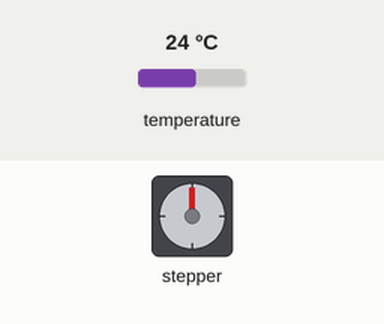
Bench run of a sketch on a simulated Arduino Uno, built with avr-gcc and run on an emulated ATmega328P. Shown: stepper motor. Inputs (shaded band) come from the test bench; at power-on: temperature 24 °C. Stepper angles assume 1200 steps per turn; what the sketch prints to the serial monitor is not drawn.

Above: at 7.9 s.
8.0 s: temperature set to 26.7 °C
11.0 s: temperature set to 27.6 °C
At 13.05 s:
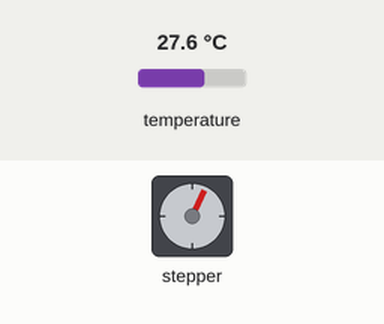
At 13.67 s:
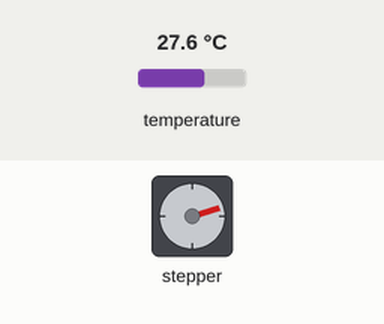
Timing chart, 0 to 18.7 s (numbered marks = the images above; inputs shaded):
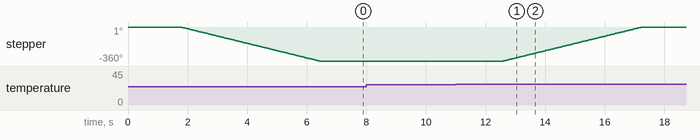

Measured:
- the behaviour switches between 27 and 27.1 °C on temperature (found by bisection; images 0 and 1)
- after the input at 8.0 s, every drawn part: stays the same
- after the input at 11.0 s, stepper: turns 360° clockwise in 4.6 s, starting after 1.6 s
- by itself, stepper: turns 360° counter-clockwise in 4.6 s

The sketch:

Dianascode.ino
```cpp
#include <Stepper.h>
#include <OneWire.h>
#include <DallasTemperature.h>
#define ONE_WIRE_BUS 2


const int stepsPerRevolution = 1200; //divide by 2, so it will be a half rotation
//int no_Rotations=3;
//float no_Steps=no_Rotations*stepsPerRevolution;
const float max_steps =stepsPerRevolution;
const float min_steps=0;
float curSteps =0;
bool Shading = false ;
int Position = 0;
Stepper myStepper(stepsPerRevolution, 8, 10, 9, 11);

OneWire oneWire(ONE_WIRE_BUS);
DallasTemperature sensors(&oneWire);
 float Celcius=0;
void setup(void)
{

  Serial.begin(9600);
  sensors.begin();
  myStepper.setSpeed(13);
  Serial.begin(9600);

}

void loop() {

  sensors.requestTemperatures();
  Celcius=sensors.getTempCByIndex(0);
  Serial.println(" C  ");
  Serial.print(Celcius);
  delay(1000);
  if (Shading==false and Celcius<27){
    while (curSteps<max_steps ){
      myStepper.step(-stepsPerRevolution);
      curSteps+=stepsPerRevolution;
      //Serial.print("steps per revolution: ");
      //Serial.print(-stepsPerRevolution);
      //Serial.print("curSteps: ");
      //Serial.print(curSteps);
      //Serial.print("maxSteps: ");
      //Serial.print(max_steps);
      Serial.print("\n");
      Serial.println("Putting the Shading on"); //println instead of print
      //Serial.print("\n");
      sensors.requestTemperatures();
      Celcius=sensors.getTempCByIndex(0);
      delay(100);
      Serial.print(Celcius);
      Serial.print("\n");
      Shading=true;


      }
  }

  if (Shading==true and Celcius>27){
    while (curSteps>min_steps){
      myStepper.step(stepsPerRevolution);
      curSteps-=stepsPerRevolution;
      Serial.print("\n");
      Serial.print("Taking the shading off");
      Serial.print("\n");
      sensors.requestTemperatures();
      Celcius=sensors.getTempCByIndex(0);
      delay(100);
      Serial.print(Celcius);
      //Serial.print("\n");
      Shading=false;


  }
  }
}
```
